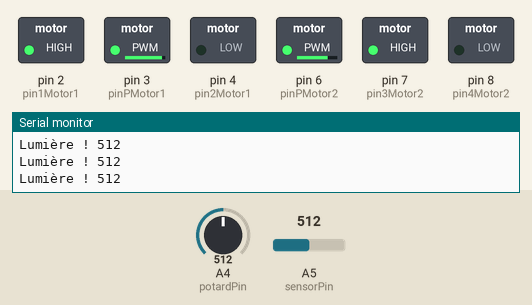
This sketch was run on a simulated Arduino Uno, built with avr-gcc and run on an emulated ATmega328P. Shown: switched loads named in the sketch (green lamp = pin HIGH), the last lines printed to the serial monitor. The test bench sets the inputs (shaded band); at power-on: A4 (potardPin) = 512, A5 (sensorPin) = 512. Random numbers use the default seed unless the sketch sets one.

Above: at 1.2 s.
1.3 s: A4 (potardPin) set to 530
At 1.7 s:
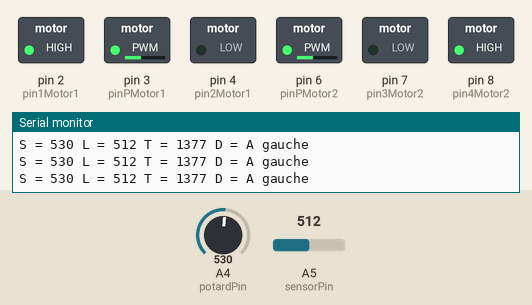
4.3 s: A5 (sensorPin) set to 547
At 5.49 s:
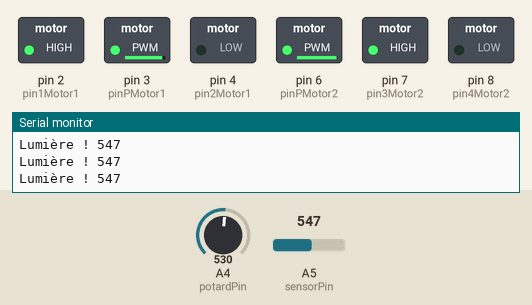
7.3 s: A5 (sensorPin) set to 511
At 8.6 s:
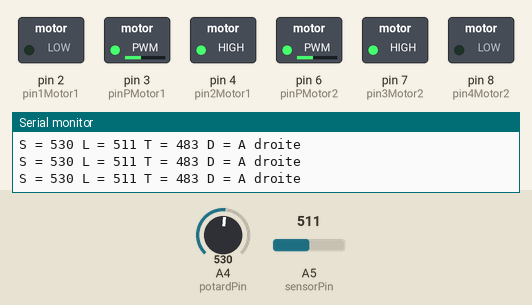
10.3 s: A4 (potardPin) set to 511
At 10.52 s:
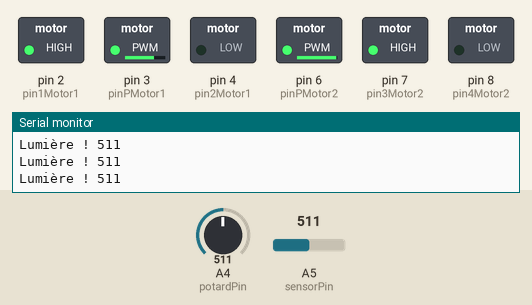
13.3 s: A4 (potardPin) set to 716
At 16.2 s:
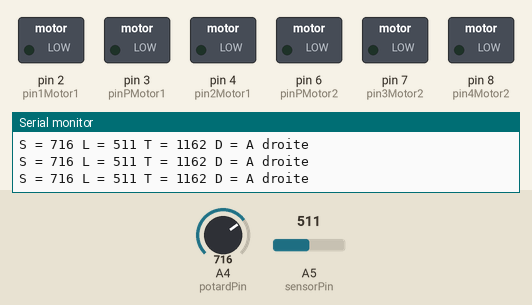
16.3 s: A5 (sensorPin) set to 703
19.3 s: A5 (sensorPin) set to 733
Timing chart, 0 to 45.8 s (numbered marks = the images above; inputs shaded):
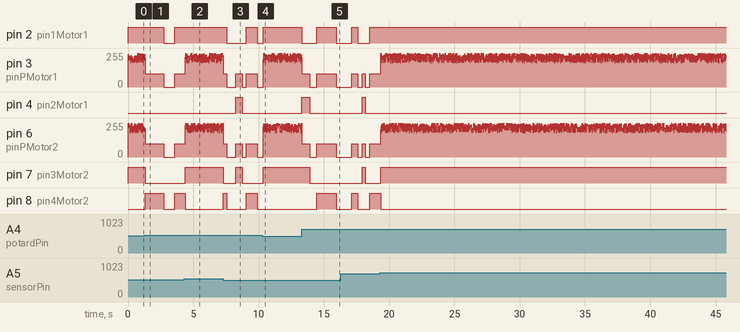

The sketch:

luxus_2.ino
```cpp
// (licence header left out)
 // Définition des ports
const byte pin1Motor1 = 2;  // Moteur gauche, marche avant
const byte pin2Motor1 = 4;  // Moteur gauche, marche aarrière
const byte pinPMotor1 = 3;  // Moteur droit, marche avant
const byte pin3Motor2 = 7;  // Moteur droit, marche arrière
const byte pin4Motor2 = 8;  // Vitesse du moteur gauche
const byte pinPMotor2 = 6;  // vitesse du moteur droit
const int sensorPin = A5;   // Capteur photorésistance
const int potardPin = A4;   // Potentiomètre
const int t_min = 200;      // duree min de rotation
const int t_max = 1500;     // duree max de rotation
const int alea = 75;        // valeur du facteur aleatoire pour la demarche en mode "j'ai trouve"

// Constantes
const byte speedSearch = 100; // vitesse pour le mode recherche
const byte speedLight = 255;  // vitesse pour le mode lumière trouvée

// Configurations
void setup() {
  Serial.begin(9600);
  pinMode(pin1Motor1, OUTPUT);
  pinMode(pin2Motor1, OUTPUT);
  pinMode(pinPMotor1, OUTPUT);
  pinMode(pin3Motor2, OUTPUT);
  pinMode(pin4Motor2, OUTPUT);
  pinMode(pinPMotor2, OUTPUT);
  for(int i = 2; i <= 13; i++) digitalWrite(i, LOW);  // mise au niveau bas de tous les ports
}

// Boucle principale
void loop() {
  int seuil = illum();    // Lecture du seuil du niveau de lumière
  search(seuil);   // Mode recherche
  light();    // More lumière trouvée
}

// Réglage du niveau de seuil lumineux
int illum() {
  int seuil = analogRead(potardPin);
  return(seuil);
}

// Mode recherche : Luxus cherche une source lumineuse en tournant sur lui-même
void search(int seuil) {
  int timer = random(t_min, t_max);
  unsigned long startTime = millis();
  byte etatMotors = 1;
  bool sens = random(2);
  int lum = analogRead(sensorPin);
  while(lum < seuil) {
    // affichage(seuil, lum, timer, sens);
    motors(etatMotors, sens);
    unsigned long actualTime = millis();
    if(actualTime - startTime > timer) {
      etatMotors++;
      etatMotors = etatMotors % 2;
      sens = random(2);
      startTime = actualTime;
      timer = random(t_min, t_max);
    }
    lum = analogRead(sensorPin);
    seuil = illum();
    affichage(seuil, lum, timer, sens);
  }
}

// Mode : J'ai trouvé la lumière !
void light() {
  byte etatMotors = 2;
  motors(etatMotors, 0);
  Serial.print("Lumière ! "); Serial.println(analogRead(sensorPin));
}

// Machinerie : Fonctionnement des moteurs
void motors(int etat, bool sens) {
  if (etat == 0) { // mode arrêt
    digitalWrite(pin1Motor1, LOW);
    digitalWrite(pin2Motor1, LOW);
    digitalWrite(pin3Motor2, LOW);
    digitalWrite(pin4Motor2, LOW);
    analogWrite(pinPMotor1, 0);
    analogWrite(pinPMotor2, 0);
  }
  else if (etat == 1 && sens == 0) { // mode recherche en sens avant
    digitalWrite(pin1Motor1, HIGH);
    digitalWrite(pin2Motor1, LOW);
    digitalWrite(pin3Motor2, LOW);
    digitalWrite(pin4Motor2, HIGH);
    analogWrite(pinPMotor1, speedSearch);
    analogWrite(pinPMotor2, speedSearch);
  }
    else if (etat == 1 && sens == 1) { // mode recherche en sens arrière
    digitalWrite(pin1Motor1, LOW);
    digitalWrite(pin2Motor1, HIGH);
    digitalWrite(pin3Motor2, HIGH);
    digitalWrite(pin4Motor2, LOW);
    analogWrite(pinPMotor1, speedSearch);
    analogWrite(pinPMotor2, speedSearch);
  }
  else if (etat == 2) { // mode lumière trouvée
    digitalWrite(pin1Motor1, HIGH);
    digitalWrite(pin2Motor1, LOW);
    digitalWrite(pin3Motor2, HIGH);
    digitalWrite(pin4Motor2, LOW);
    analogWrite(pinPMotor1, speedLight-random(alea));
    analogWrite(pinPMotor2, speedLight-random(alea));
  }
}

void affichage(int seuil, int lum, int timer, bool sens) {
  Serial.print("S = ");
  Serial.print(seuil);
  Serial.print(" L = ");
  Serial.print(lum);
  Serial.print(" T = ");
  Serial.print(timer);
  Serial.print(" D = ");
  if(sens == 1) Serial.println("A droite");
  if(sens == 0) Serial.println("A gauche");
}
```

Measured:
- the behaviour switches between 512 and 513 on A4 (potardPin) (found by bisection; images 0 and 1)
- the behaviour switches between 529 and 530 on A5 (sensorPin) (found by bisection; images 1 and 2)
- after the input at 1.3 s, pin 2 (pin1Motor1): HIGH → LOW after 1.4 s, → HIGH 0.83 s later; pin 7 (pin3Motor2): HIGH → LOW at once; pin 8 (pin4Motor2): LOW → HIGH at once, → LOW 1.4 s later, → HIGH 0.83 s later
- after the input at 4.3 s, pin 7 (pin3Motor2): LOW → HIGH after 0.08 s
- after the input at 7.3 s, pin 2 (pin1Motor1): HIGH → LOW after 0.28 s, → HIGH 1.5 s later, → LOW 0.87 s later; pin 4 (pin2Motor1): LOW → HIGH after 0.95 s, → LOW 0.51 s later; pin 7 (pin3Motor2): HIGH → LOW at once, → HIGH 0.95 s later, → LOW 0.51 s later; pin 8 (pin4Motor2): LOW → HIGH at once, → LOW 0.28 s later, → HIGH 1.5 s later, → LOW 0.87 s later
- after the input at 10.3 s, pin 7 (pin3Motor2): LOW → HIGH after 0.05 s
- after the input at 13.3 s, pin 2 (pin1Motor1): HIGH → LOW at once, → HIGH 1.1 s later, → LOW 1.5 s later; pin 4 (pin2Motor1): LOW → HIGH at once, → LOW 0.59 s later; pin 7 (pin3Motor2): HIGH → LOW after 0.60 s; pin 8 (pin4Motor2): LOW → HIGH after 1.2 s, → LOW 1.5 s later
